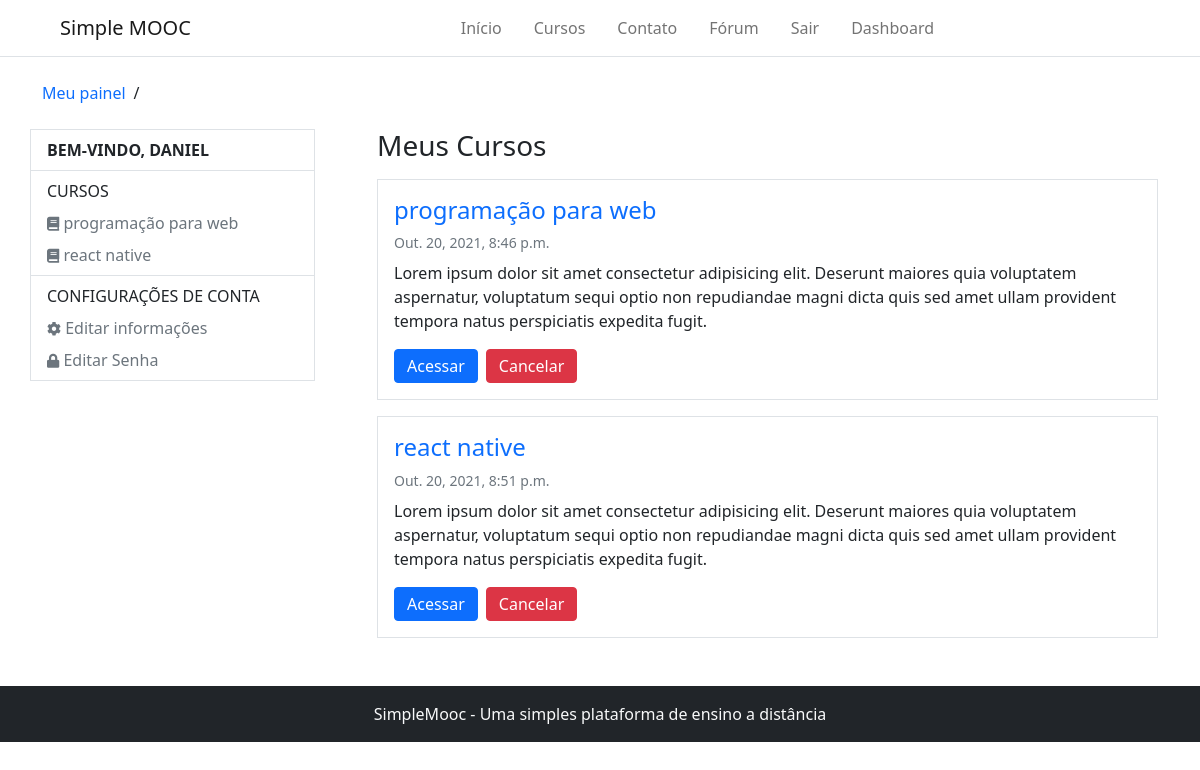
The page /accounts/dashboard/ (signed in) on the database its author committed.
### Accounts/models.py (models this page shows, shortened)
class User(AbstractBaseUser, PermissionsMixin):
    username = models.CharField(max_length=50, verbose_name='Nome de usuário', unique=True,
        validators=[validators.RegexValidator(re.compile('^[\w.@+-]+$'),
        'O nome de usuário só pode conter letras números, ou os seguintes caracteres: @/./+/-/_',
        'invalid')]
    )
    email = models.EmailField(unique=True, verbose_name='E-mail')
    full_name = models.CharField(max_length=100, blank=True, verbose_name='Nome completo')
    is_active = models.BooleanField(blank=True, default=True, verbose_name='Está ativo?')
    is_staff = models.BooleanField(blank=True, default=False, verbose_name='Pertence a equipe?')
    date_joined = models.DateTimeField(auto_now_add=True, verbose_name='Data de entrada')
    objects = UserManager()
    USERNAME_FIELD = 'username'
    REQUIRED_FIELDS = ['email', 'full_name']
    def __str__(self):
        return self.username
    class Meta:
        verbose_name = 'Usuário'
        verbose_name_plural = 'Usuários'

### Courses/models.py (models this page shows, shortened)
class subscribe(models.Model):
    STATUS_CHOICES = (
        (0, 'Análise'),
        (1, 'Aprovado'),
        (2, 'Cancelado'),
    )
    user = models.ForeignKey(settings.AUTH_USER_MODEL, on_delete=models.CASCADE, verbose_name='Usuário')
    course = models.ForeignKey(Course, on_delete=models.CASCADE, verbose_name='Curso')
    status = models.IntegerField(choices=STATUS_CHOICES, default=0, blank=True, verbose_name='Situação')
    created_at = models.DateTimeField(auto_now_add=True, verbose_name='Criado em')
    update_at = models.DateTimeField(auto_now=True, verbose_name='Atualizado em')
    class Meta:
        verbose_name = 'Inscrição'
        verbose_name_plural = 'Inscrições'
        unique_together = (('user', 'course'),)

class Course(models.Model):
    name_course = models.CharField(max_length=50, verbose_name='Nome do curso')
    slug_course = models.SlugField(verbose_name='Atalho', blank=True)
    description_course = models.CharField(max_length=255, verbose_name='Descrição do curso')
    about_course = models.TextField(verbose_name='Sobre o curso')
    image_course = models.ImageField(upload_to='course_img/%Y/%m/%d', verbose_name='Imagem', null=True, blank=True)
    created_at = models.DateTimeField(auto_now_add= True, verbose_name='Data de criação')
    update_at = models.DateTimeField(auto_now=True, verbose_name='Data de atualização')
    objects = CourseManager()
    def __str__(self):
        return self.name_course
    def course_adverts_url(self):
        return reverse('course-adverts', args=[self.slug_course])
    class Meta:
        verbose_name = 'curso'
        verbose_name_plural = 'cursos'

### Accounts/views.py (the view)
# urls.py: path('dashboard/', views.dashboard,  name='dashboard'),
@login_required
def dashboard(request):
    registrations = subscribe.objects.order_by('-id').filter(user=request.user)
    return render(request, 'registration/dashboard.html', {'registrations': registrations})

### Courses/templatetags/courses_tags.py (called while the page is built)
@register.simple_tag
def load_user_courses(user):
    registrations = subscribe.objects.order_by('-id').filter(user=user)
    return registrations

@register.inclusion_tag('partials/_my_courses.html')
def user_courses(user):
    registrations = subscribe.objects.order_by('-id').filter(user=user)
    return {'registrations': registrations}

### Accounts/templates/registration/dashboard.html (shortened to what this page needs)
{% extends 'base.html' %}
{% load courses_tags %}
{% block 'content' %}
    {% include 'partials/_header.html' %}
    <div class="container">
        <ul class="d-flex align-items-center my-4 p-0 gap-2" style="list-style: none;">
            {% block 'breadcrumbs' %}
                <li><a href="{% url 'dashboard' %}" class="text-decoration-none">Meu painel</a></li>
                <li>/</li>
            {% endblock %}
        </ul>
        <div class="row mb-5">
            <div class="col-3 p-0 d-block border border-1" style="margin-right: 50px; height: max-content;">
                {% block 'dashboard-aside' %}
                    <p class="text-uppercase fw-bold px-3 py-2 m-0 border-bottom">bem-vindo, {{ user.username }}</p>
                    <ul class="nav flex-column border-bottom px-3 py-2">
                        <p class="mb-0 text-uppercase">Cursos</p>
                        {% user_courses user %}
                    </ul>
                    <ul class="nav flex-column px-3 py-2">
                        <p class="mb-0 text-uppercase">Configurações de conta</p>
                        <li class="nav-item">
                            <a class="nav-link px-0 link-secondary pb-0" href="{% url 'edit_account' %}">
                                <i class="fas fa-cog" style="font-size: 14px"></i> Editar informações
                            </a>
                        </li>
                        <li class="nav-item">
                            <a class="nav-link px-0 link-secondary pb-0" href="{% url 'edit_password' %}">
                                <i class="fas fa-lock" style="font-size: 14px"></i> Editar Senha
                            </a>
                        </li>
                    </ul>
                {% endblock %}
            </div>
            <div class="col">
                {% block 'dashboard-main' %}
                    <h1 class="fs-3 mb-3">Meus Cursos</h1>
                    <div class="d-flex flex-column gap-3">
                        {% load_user_courses user as registrations %}
                        {% for subscribe in registrations %}
                            <div class="border border-1 p-3">
                                <h2 class="fs-4"><a href="#" class="text-decoration-none">{{ subscribe.course }}</a></h2>
                                <small class="text-muted d-block mb-2">{{ subscribe.course.created_at }}</small>
                                <p>Lorem ipsum dolor sit amet consectetur adipisicing elit. Deserunt maiores quia voluptatem aspernatur, voluptatum sequi optio non repudiandae magni dicta quis sed amet ullam provident tempora natus perspiciatis expedita fugit.</p>
                                <div class="d-flex gap-2">
                                    <a href="{{ subscribe.course.course_adverts_url }}">
                                        <button class="btn btn-primary py-1">
                                            Acessar
                                        </button>
                                    </a>
                                    <a href="{% url 'unsubscribe-course' subscribe.course.slug_course %}">
                                        <button class="btn btn-danger py-1">
                                            Cancelar
                                        </button>
                                    </a>
                                </div>
                            </div>
                        {% endfor %}
                    </div>
                {% endblock %}
            </div>
        </div>
    </div>
    {% include 'partials/_footer.html' %}
{% endblock %}

### templates/partials/_my_courses.html
{% for subscribe in registrations %}
    <li class="nav-item">
        <a class="nav-link px-0 link-secondary pb-0" aria-current="page" href="{{ subscribe.course.course_user_url }}">
            <i class="fas fa-book" style="font-size: 14px"></i> {{ subscribe.course }}
        </a>
    </li>
{% empty %}
    <p class="text-muted">Você não está escrito em nenhum curso</p>
{% endfor %}

### rows shown on the page
User: username "DANIEL"
subscribe: course "programação para web", course.created_at "Out. 20, 2021, 8:46 p.m."
subscribe: course "react native", course.created_at "Out. 20, 2021, 8:51 p.m."
